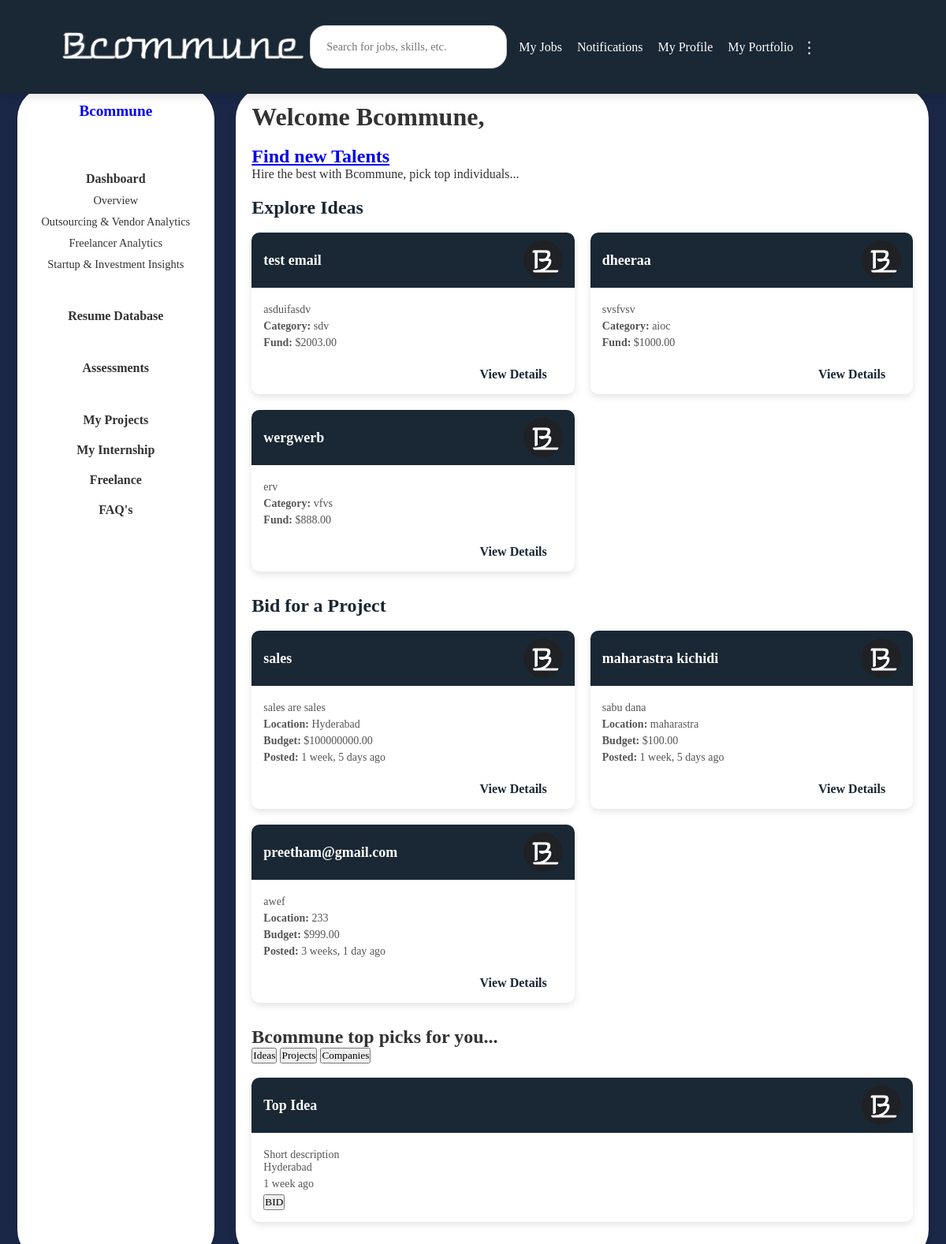
Page /company/dashboard/ (signed in) on the committed database.
### users/models.py (models this page shows, shortened)
class CustomUser(AbstractUser):
    USER_TYPE_CHOICES = (
        ('individual', 'Individual'),
        ('company', 'Company'),
    )
    user_type = models.CharField(max_length=10, choices=USER_TYPE_CHOICES, default='company')
    company_name = models.CharField(max_length=255, null=True, blank=True)
    company_website = models.URLField(max_length=200, null=True, blank=True)
    industry = models.CharField(max_length=100, null=True, blank=True)
    company_size = models.CharField(max_length=20, null=True, blank=True)
    company_type = models.CharField(max_length=255, null=True, blank=True)
    designation = models.CharField(max_length=255, null=True, blank=True)
    phone_number = models.CharField(max_length=15, null=True, blank=True)
    bcommune_profile = models.URLField(null=True, blank=True)
    profile_picture = models.ImageField(upload_to='profile_pics/', blank=True, null=True)
    about_company = models.TextField(null=True, blank=True)  # About the Company
    founding_year = models.PositiveIntegerField(null=True, blank=True)  # Establishment Year
    headquarters = models.CharField(max_length=255, null=True, blank=True)  # Headquarters Location
    branches = models.TextField(null=True, blank=True)
    business_registration_number = models.CharField(max_length=100, null=True, blank=True)
    legal_structure = models.CharField(
        max_length=50,
        choices=[
            ('LLP', 'LLP'),
            ('Pvt Ltd', 'Private Limited'),
            ('Partnership', 'Partnership'),
            ('Sole Proprietorship', 'Sole Proprietorship'),
            ('Others', 'Others'),
        ],
        null=True,
        blank=True
    )
    core_services = models.TextField(null=True, blank=True)
    social_media_links = models.JSONField(default=dict, blank=True)  # Example: {"facebook": "", "linkedin": "", "twitter": ""}
    portfolio = models.TextField(null=True, blank=True)

class Idea(models.Model):
    title = models.CharField(max_length=200)
    patent_number = models.CharField(max_length=100, blank=True, null=True)
    brief_description = models.TextField()
    application_number = models.CharField(max_length=100, blank=True, null=True)
    problem_statement = models.TextField()
    solution = models.TextField()
    visibility = models.CharField(max_length=10, choices=[('public', 'Public'), ('private', 'Private')])
    details = models.TextField(blank=True, null=True)
    fund = models.DecimalField(max_digits=10, decimal_places=2, blank=True, null=True)
    category = models.CharField(max_length=100)
    photo = models.ImageField(upload_to='idea_photos/', blank=True, null=True)
    video = models.FileField(upload_to='idea_videos/', blank=True, null=True)
    team_info = models.TextField(blank=True, null=True)
    created_at = models.DateTimeField(auto_now_add=True)
    email = models.EmailField(null=True, blank=True)

class Project(models.Model):
    company = models.ForeignKey(settings.AUTH_USER_MODEL, on_delete=models.CASCADE)
    title = models.CharField(max_length=200)
    description = models.TextField()
    project_type = models.CharField(max_length=100)
    industry = models.CharField(max_length=100)
    budget = models.DecimalField(max_digits=15, decimal_places=2)
    timeline = models.DateField()
    location = models.CharField(max_length=200, blank=True, null=True)
    expertise_required = models.TextField()
    payment_terms = models.TextField()
    nda_required = models.BooleanField(default=False)
    confidentiality_required = models.BooleanField(default=False)
    ip_rights_required = models.BooleanField(default=False)
    custom_field = models.CharField(max_length=200, blank=True, null=True)
    created_at = models.DateTimeField(auto_now_add=True)

### users/views.py (the view)
# urls.py: path('company/dashboard/', views.company_dashboard, name='company_dashboard'),
@login_required
def company_dashboard(request):
    if request.user.user_type != 'company':
        return redirect('company_login')
    ideas = Idea.objects.all().order_by('-created_at')[:3]
    recent_projects = Project.objects.exclude(company=request.user).order_by('-created_at')[:3]
    my_projects = Project.objects.filter(company=request.user).order_by('-created_at')[:3]
    context = {
        'ideas': ideas,
        'recent_projects': recent_projects,
        'my_projects': my_projects,
        'company_name': request.user.company_name,
    }
    return render(request, 'company_dashboard.html', context)

### users/templates/company_dashboard.html (shortened to what this page needs)
{% load static %}
<!DOCTYPE html>
<html lang="en">
<head>
    <link rel="stylesheet" href="{% static 'css/common.css'%}">
</head>
<body>
  {% include 'header2.html' %}
    <div class="main-container">
        {% include 'sidebarcompany.html' %}
        <div class="content">
            <h1>Welcome {{ user.company_name }},</h1>
            <br>
            <a href="{% url 'findnewtalent' %}">
                <h2>Find new Talents</h2>
            </a>
            <p style="margin-bottom: 20px;">Hire the best with Bcommune, pick top individuals...</p>
            <section class="idea-explore">
                <h2>
                    <a href="{% url 'explore_all_ideas' %}" class="section-heading">
                        Explore Ideas
                    </a>
                </h2>
                <br>
                <div class="idea-cards">
                    {% for idea in ideas %}
                        <div class="idea-card">
                            <div class="card-header">
                                <h3>{{ idea.title }}</h3>
                                <img src="{% static 'images/B.png' %}" alt="Logo">
                            </div>
                            <div class="card-body">
                                <p>{{ idea.brief_description|truncatechars:100 }}</p>
                                <div class="idea-meta">
                                    <p><strong>Category:</strong> {{ idea.category }}</p>
                                    <p><strong>Fund:</strong> ${{ idea.fund }}</p>
                                </div>
                                <div class="post-requirement">
                                    <a href="{% url 'idea_detail' idea.id %}" style="font-size:medium;",class="post-button">View Details</a>
                                </div>
                            </div>
                        </div>
                    {% empty %}
                        <p>No ideas available to display.</p>
                    {% endfor %}
                </div>
            </section>
            <section class="bid-project">
                <h2>
                    <a href="{% url 'myprojects' %}" class="section-heading">
                        Bid for a Project
                    </a>
                </h2>
                <br>
                <div class="bid-cards">
                    {% for project in recent_projects %}
                        <div class="bid-card">
                            <div class="card-header">
                                <h3>{{ project.title }}</h3>
                                <img src="{% static 'images/B.png' %}" alt="Logo">
                            </div>
                            <div class="card-body">
                                <p>{{ project.description|truncatechars:50 }}</p>
                                <p><strong>Location:</strong> {{ project.location }}</p>
                                <p><strong>Budget:</strong> ${{ project.budget }}</p>
                                <p><strong>Posted:</strong> {{ project.created_at|timesince }} ago</p>
                                <div class="post-requirement">
                                    <a href="{% url 'explore_projects' %}?selected_project={{ project.id }}" style="font-size:medium;",class="post-button">View Details</a>
                                </div>
                            </div>
                        </div>
                    {% empty %}
                        <p>No projects available</p>
                    {% endfor %}
                </div>
            </section>
            <section class="top-picks">
                <h2>Bcommune top picks for you...</h2>
                <div class="top-buttons">
                    <button class="top-button">Ideas</button>
                    <button class="top-button">Projects</button>
                    <button class="top-button">Companies</button>
                </div>
                <br>
                <div class="top-cards">
                    <div class="top-card">
                        <div class="card-header">
                            <h3>Top Idea</h3>
                            <img src="{% static 'images/B.png' %}" alt="Logo">
                        </div>
                        <div class="card-body">
                            <p>Short description<br>Hyderabad</p>
                            <p>1 week ago</p>
                            <div class="bid-buttons">
                                <button class="bid-button">BID</button>
                            </div>
                        </div>
                    </div>
                </div>
            </section>
        </div>
    </div>
</body>
</html>

### users/templates/sidebarcompany.html
{%load static%}
<div class="sidebar">
    <a href="{% url 'company_profile' %}" style=" text-decoration: none;" ><h2>{{ user.company_name }}</h2></a>
    <br><br>
    <h4>
      <a href="#" style="text-decoration: none; color: inherit;">Dashboard</a>
    </h4>
    <ul>
        <li>
          <a href="#" style="text-decoration: none; color: inherit;">Overview</a>
        </li>
        <li>
          <a href="#" style="text-decoration: none; color: inherit;">Outsourcing & Vendor Analytics</a>
        </li>
        <li>
          <a href="#" style="text-decoration: none; color: inherit;">Freelancer Analytics</a>
        </li>
        <li>
          <a href="#" style="text-decoration: none; color: inherit;">Startup & Investment Insights</a>
        </li>
    </ul>
    <br>
    <h4>
      <a href="#" style="text-decoration: none; color: inherit;">Resume Database</a>
    </h4>
    <br>
    <h4>
      <a href="{% url 'assessmentc' %}" style="text-decoration: none; color: inherit;">Assessments</a>
    </h4>
    <br>
    <h4>
      <a href="{% url 'myprojects' %}" style="text-decoration: none; color: inherit;">My Projects</a>
    </h4>
    <h4>
      <a href="{%url 'myinternships'%}" style="text-decoration: none; color: inherit;">My Internship</a>
    </h4>
    <h4>
      <a href="{%url 'freelance'%}" style="text-decoration: none; color: inherit;">Freelance</a>
    </h4>
    <h4>
      <a href="{% url 'faq' %}" style="text-decoration: none; color: inherit;">FAQ's</a>
    </h4>
</div>

### static/css/common.css (style rules this page uses)
* { margin: 0; padding: 0; box-sizing: border-box; font-family:Cambria, Cochin, Georgia, Times, 'Times New Roman', serif; }
body { background-color: #1a2734; color: #333; font-family: Arial, sans-serif; min-height: 100vh; display: flex; flex-direction: column; margin: 0; }
.sidebar { background-color: white; padding: 20px; width: 250px; min-height: calc(100vh - 30px); margin-right: 0.2cm; border-radius: 40px; text-align: center; box-shadow: 0 2px 5px rgba(0, 0, 0, 0.1); flex-shrink: 0; margin-left: 1%; margin-bottom: 1%; }
.sidebar h2 { font-size: 1.2rem; margin-bottom: 10px; }
.sidebar h4 { margin: 20px 0 10px; font-size: 1rem; }
.sidebar ul { list-style: none; padding: 0; }
.sidebar ul li { margin: 10px 0; font-size: 0.9rem; cursor: pointer; }
.main-container { display: flex; flex-wrap: wrap; justify-content: space-between; padding: 10px; background-color: #1a2746; margin-top: 100px; gap: 20px; }
.content { flex: 1; padding: 20px; background-color: white; border-radius: 40px; box-shadow: 0 2px 10px rgba(0, 0, 0, 0.1); margin-bottom: 1%; margin-right: 1%; }
.post-requirement { text-align: right; font-size: 1.2rem; margin-right: 20px; margin-top: 20px; }
.post-requirement a { color: #1a2734; text-decoration: none; font-weight: bold; }

### users/templates/company_dashboard.html (style rules this page uses)
* { font-family: Cambria, Cochin, Georgia, Times, 'Times New Roman', serif; }
.idea-explore , .bid-project, .top-picks { margin-bottom: 30px; }
h2 a.section-heading { text-decoration: none; color: #1a2734; margin-top: 2%; margin-bottom: 2%; }
.idea-cards, .bid-cards, .top-cards { display: grid; grid-template-columns: repeat(auto-fit, minmax(300px, 1fr)); gap: 20px; }
.idea-card, .bid-card, .top-card { background: #ffffff; border-radius: 10px; box-shadow: 0 4px 8px rgba(0, 0, 0, 0.1); overflow: hidden; transition: transform 0.3s ease, box-shadow 0.3s ease; }
.card-header { display: flex; justify-content: space-between; align-items: center; padding: 10px 15px; background-color: #1a2734; color: white; }
.card-header h3 { margin: 0; font-size: 18px; }
.card-header img { width: 50px; height: 50px; object-fit: cover; border-radius: 50%; }
.card-body { padding: 15px; }
.card-body p { margin: 5px 0; color: #555; font-size: 14px; }

### rows in the picture
CustomUser: company_name "Bcommune"
Idea: title "test email", brief_description "asduifasdv", category "sdv", fund "2003.00"
Idea: title "dheeraa", brief_description "svsfvsv", category "aioc", fund "1000.00"
Idea: title "wergwerb", brief_description "erv", category "vfvs", fund "888.00"
Project: title "sales", description "sales are sales", location "Hyderabad", budget "100000000.00", created_at "1 week, 5 days"
Project: title "maharastra kichidi", description "sabu dana", location "maharastra", budget "100.00", created_at "1 week, 5 days"
Project: title "preetham@gmail.com", description "awef", location "233", budget "999.00", created_at "3 weeks, 1 day"
